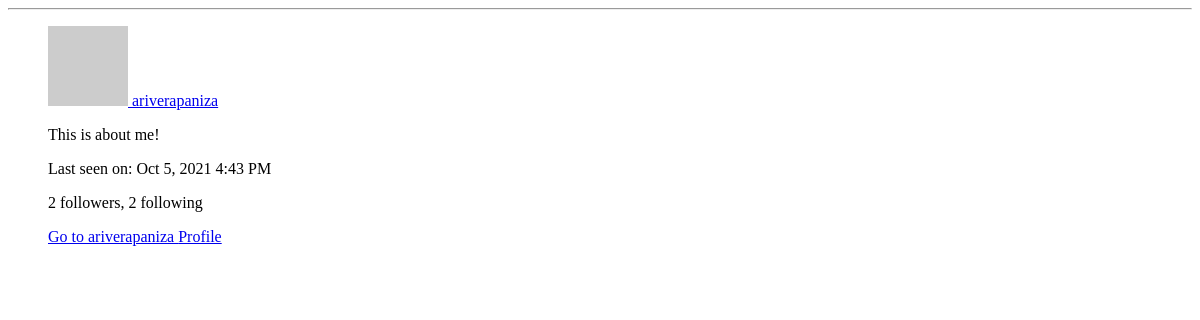
/user/ariverapaniza/popup (signed in), run on an earlier commit of the app's database.
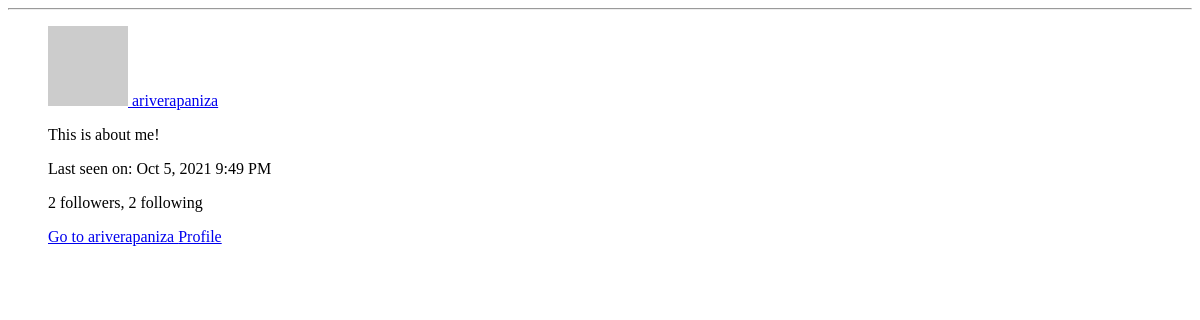
And on a later commit of the database.
### app/models.py (models this page shows, shortened)
class User(UserMixin, db.Model):
    id = db.Column(db.Integer, primary_key=True)
    username = db.Column(db.String(64), index=True, unique=True)
    email = db.Column(db.String(120), index=True, unique=True)
    password_hash = db.Column(db.String(128))
    posts = db.relationship('Post', backref='author', lazy='dynamic')
    about_me = db.Column(db.String(140))
    last_seen = db.Column(db.DateTime, default=datetime.utcnow)
    followed = db.relationship(
        'User', secondary=followers,
        primaryjoin=(followers.c.follower_id == id),
        secondaryjoin=(followers.c.followed_id == id),
        backref=db.backref('followers', lazy='dynamic'), lazy='dynamic')
    messages_sent = db.relationship('Message',
                                    foreign_keys='Message.sender_id',
                                    backref='author', lazy='dynamic')
    messages_received = db.relationship('Message',
                                        foreign_keys='Message.recipient_id',
                                        backref='recipient', lazy='dynamic')
    last_message_read_time = db.Column(db.DateTime)
    notifications = db.relationship('Notification', backref='user',
                                    lazy='dynamic')
    def avatar(self, size):
        digest = md5(self.email.lower().encode('utf-8')).hexdigest()
        return 'https://www.gravatar.com/avatar/{}?d=identicon&s={}'.format(
            digest, size)

### app/routes.py (the view)
@app.route('/user/<username>/popup')
@login_required
def user_popup(username):
    user = User.query.filter_by(username=username).first_or_404()
    form = EmptyForm()
    return render_template('user_popup.html', user=user, form=form)

### app/models.py (called while the page is built)
@login.user_loader
def load_user(id):
    return User.query.get(int(id))

    @classmethod
    def before_commit(cls, session):
        session._changes = {
            'add': list(session.new),
            'update': list(session.dirty),
            'delete': list(session.deleted)
        }

    @classmethod
    def after_commit(cls, session):
        for obj in session._changes['add']:
            if isinstance(obj, SearchableMixin):
                add_to_index(obj.__tablename__, obj)
        for obj in session._changes['update']:
            if isinstance(obj, SearchableMixin):
                add_to_index(obj.__tablename__, obj)
        for obj in session._changes['delete']:
            if isinstance(obj, SearchableMixin):
                remove_from_index(obj.__tablename__, obj)
        session._changes = None

### app/routes.py (called while the page is built)
@app.before_request
def before_request():
    if current_user.is_authenticated:
        current_user.last_seen = datetime.utcnow()
        db.session.commit()
        g.search_form = SearchForm()
    g.locale = str(get_locale())

### app/templates/user_popup.html
    <div class="row table-hover">
        <div class="col-md-12">
            <div class="blog-comment">
                <hr/>
                <ul class="comments">
                    <div class="post-comments">
                        <p><a href="{{ url_for('user', username=user.username) }}"><img src="{{ user.avatar(40) }}" class="avatar" alt=""> {{ user.username }}</a></p>
                            {% if user.about_me %}<p>{{ user.about_me }}</p>{% endif %}
                            {% if user.last_seen %}
                            <p>{{ _('Last seen on') }}: {{ moment(user.last_seen).format('lll') }}</p>
                            {% endif %}
                            <p>{{ _('%(count)d followers', count=user.followers.count()) }}, {{ _('%(count)d following', count=user.followed.count()) }}</p>
                                {% if user == current_user %}
                                <p><a href="{{ url_for('edit_profile') }}">{{ _('Edit your profile') }}</a></p>
                                {% else %}
                                <p><a href="{{ url_for('user', username=user.username) }}">Go to {{ user.username }} Profile</a></p>
                                {% endif %}
                    </div>
                </ul>
            </div>
        </div>
    </div>

What changed in the data, as far as the page shows it:
changed User "ariverapaniza": last_seen "Oct 5, 2021 4:43 PM" → "Oct 5, 2021 9:49 PM"
